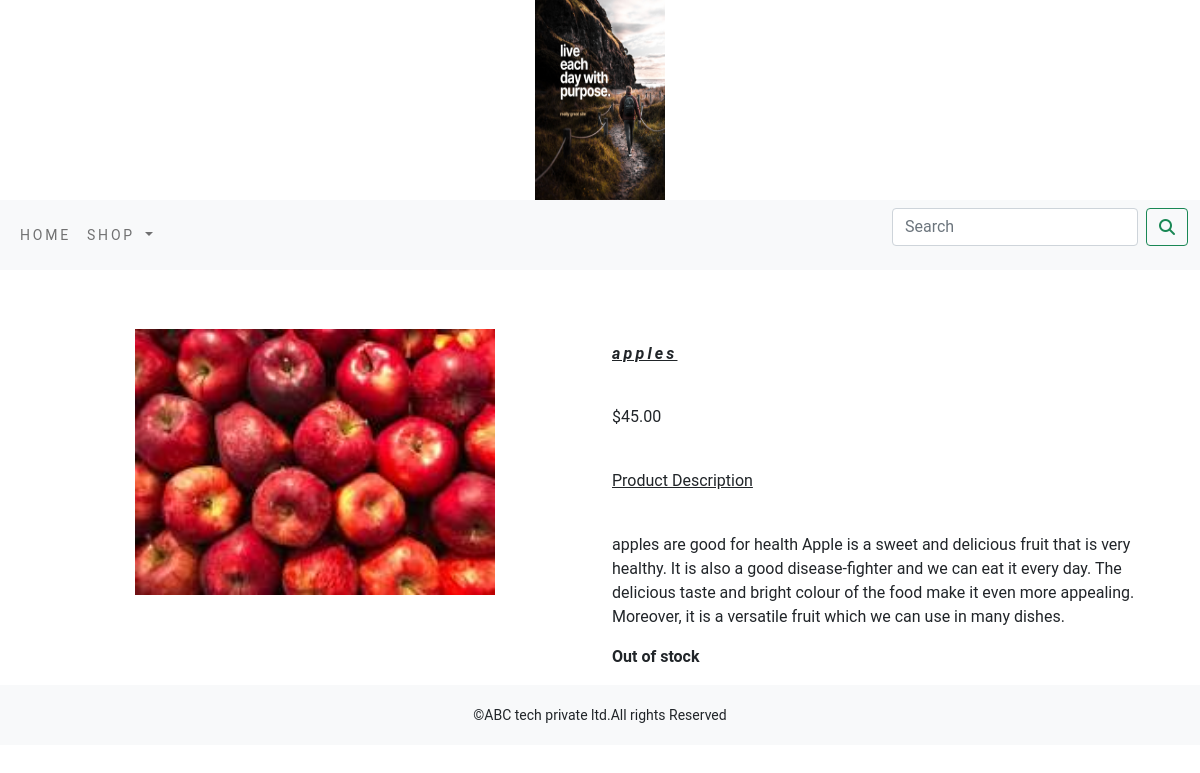
/fruits/apples/, run on the app's committed database.
### shop/models.py (models this page shows)
class Product(models.Model):
    objects = None
    name=models.CharField(max_length=250,unique=True)
    slug=models.SlugField(max_length=250,unique=True)
    description=models.TextField(blank=True)
    price=models.DecimalField(max_digits=10,decimal_places=2)
    category=models.ForeignKey(Category,on_delete=models.CASCADE)
    image = models.ImageField(upload_to='product', blank=True)
    stock=models.IntegerField()
    available=models.BooleanField(default=True)
    created=models.DateTimeField(auto_now_add=True)
    updated=models.DateTimeField(auto_now=True)
    def get_url(self):
        return reverse('shop:prodCatDetail', args=[self.category.slug,self.slug])

### shop/views.py (the view)
# urls.py: path('<slug:c_slug>/<slug:product_slug>/', views.proDetail, name='prodCatDetail')
def proDetail (request,c_slug,product_slug):
    try:
        product = Product.objects.get(category__slug=c_slug,slug=product_slug)
    except Exception as e:
        raise e
    return render(request,'product.html',{'product': product})

### cart/context_processors.py (called while the page is built)
def counter(request):
    item_count=0
    if 'admin' in request.path:
        return {}
    else:
        try:
            cart=Cart.objects.filter(cart_id=_cart_id(request))
            car_items=CartItem.objects.all().filter(cart=cart[:1])
            for cart_item in car_items:
                 item_count += cart_item.quantity
        except Cart.DoesNotExist:
         item_count =0
    return dict(item_count=item_count)

### cart/views.py (called while the page is built)
def _cart_id(request):
    cart=request.session.session_key
    if not cart:
        cart=request.session.create()
    return cart

### shop/context_processors.py (called while the page is built)
def menu_links(request):
    links = Category.objects.all()
    return dict(links=links)

### templates/product.html (shortened to what this page needs)
{% extends 'base.html' %}
{% load static %}
 {% block body %}
<div class="row my_prod_row_class">
</div>
    <div class="container">
<br>
<div class="row">
    <div class="col-12 col-sm-12-col-md-12 col-lg-6 text-center">
        <div style="min-width:18rem">
            <img src="{{ product.image.url }}" alt="{{ product.name }}" width="360px;">
        </div>
    </div>
        <div class="col-12 col-sm-12 col-md-12 col-lg-6">
            <div>
            <h1 class="my_prod_title"><u><i><b>{{ product.name }}</b></i></u></h1><br>
            <p>${{ product.price }}</p><br>
            <p><u>Product Description</u></p><br>
            <p class="text-justify my_prod_text">{{ product.description }}</p>
                {% if product.stock <= 0 %}
                        <p class="text-justify my_prod_text"><b>Out of stock</b></p>
                {% else %}
                     <button class="btn btn-secondary">
                     <a  href="{% url 'cart:add_cart' product.id %}">Add to Cart</a></button>
                {% endif %}
            </div>
        </div>
</div>
</div>
{% endblock %}

### static/css/custom.css (style rules this page uses)
body { font-family:'Roboto',sans-serif; }
.my_prod_row_class { padding-top:15px; padding-bottom:20px; }
.my_prod_title { font-size:16px; text_transform:uppercase; letter-spacing:.2em; padding-top:15px; padding-bottom:10px; }
.my_prod_text { padding-right:20px; }

### data on the page
Product: image (picture), name "apples", price "45.00", description "apples are good for health Apple is a sweet and delicious fruit that is very healthy. It is also a good disease-fighter and we can eat it every day. The delicious taste and bright colour of the food make it even more appealing. Moreover, it is a versatile fruit which we can use in many dishes."
